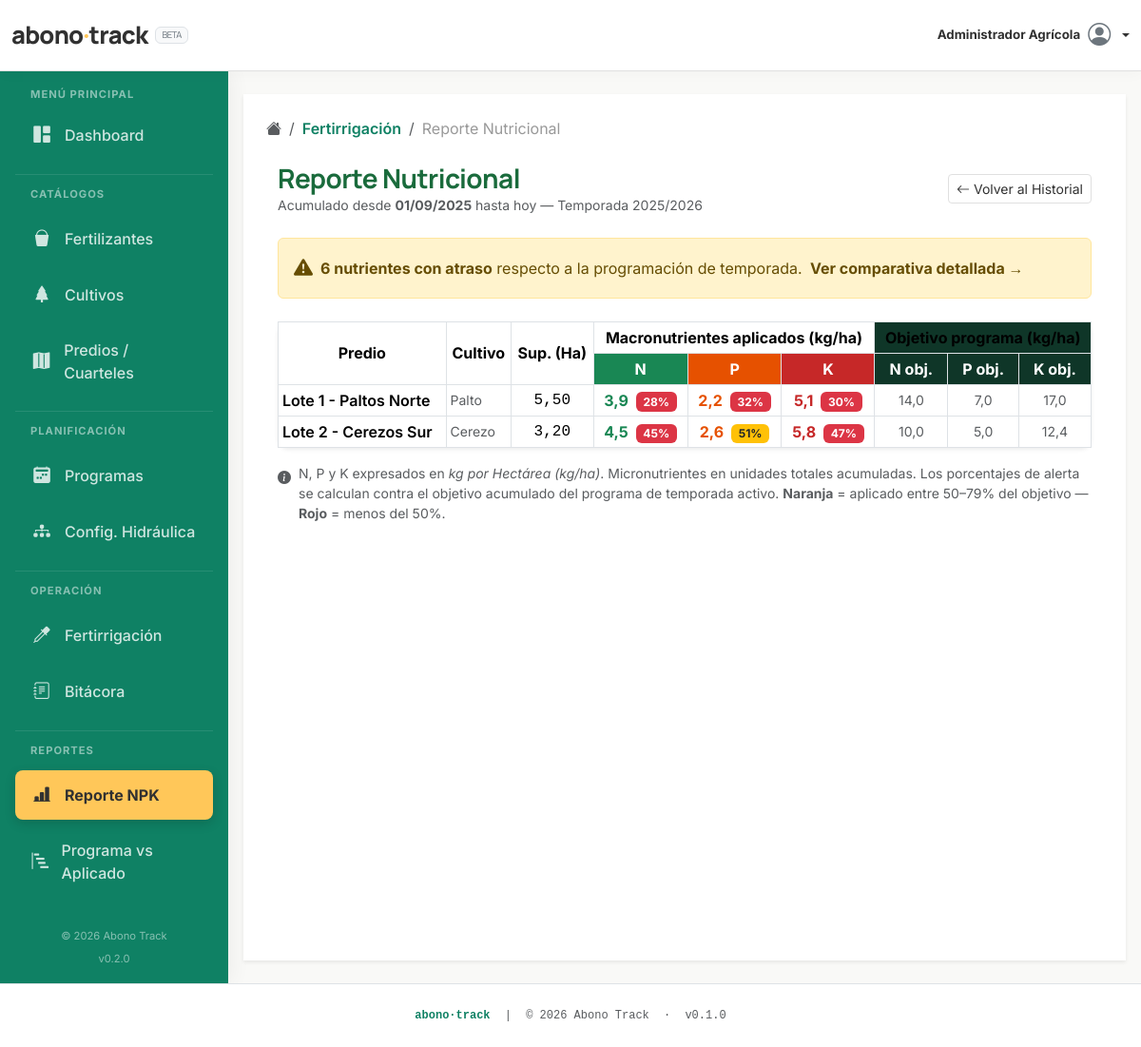
/public/fertilizacion/reporteNutricional (signed in), run on the app's committed database.
### tables this page shows
CREATE TABLE IF NOT EXISTS `predios` (
  `id` INT UNSIGNED NOT NULL AUTO_INCREMENT,
  `usuario_id` INT UNSIGNED NOT NULL,
  `cultivo_id` INT UNSIGNED DEFAULT NULL,
  `nombre` VARCHAR(150) NOT NULL,
  `tipo_superficie` ENUM('cultivo','cabezal_virtual','infraestructura') NOT NULL DEFAULT 'cultivo',
  `superficie_total` DECIMAL(10,2) UNSIGNED DEFAULT NULL COMMENT 'Hectáreas',
  `plantas_por_hectarea` INT UNSIGNED DEFAULT NULL,
  `cantidad_plantas` INT UNSIGNED DEFAULT NULL,
  `tipo_emisor` ENUM('gotero','microaspersor','cinta','pivote','surco') DEFAULT NULL,
  `caudal_lt_hora` DECIMAL(8,3) UNSIGNED DEFAULT NULL COMMENT 'L/h por planta',
  `año_plantacion` SMALLINT UNSIGNED DEFAULT NULL,
  `umbral_bajo` TINYINT UNSIGNED NOT NULL DEFAULT 75,
  `umbral_optimo_min` TINYINT UNSIGNED NOT NULL DEFAULT 90,
  `umbral_optimo_max` TINYINT UNSIGNED NOT NULL DEFAULT 110,
  `umbral_exceso` TINYINT UNSIGNED NOT NULL DEFAULT 130,
  `activo` TINYINT(1) NOT NULL DEFAULT 1,
  `created_at` TIMESTAMP NOT NULL DEFAULT CURRENT_TIMESTAMP,
  PRIMARY KEY (`id`),
  INDEX `idx_predios_usuario` (`usuario_id`),
  INDEX `idx_predios_cultivo` (`cultivo_id`),
  CONSTRAINT `fk_predios_usuario` FOREIGN KEY (`usuario_id`) REFERENCES `usuarios`(`id`) ON DELETE CASCADE,
  CONSTRAINT `fk_predios_cultivo` FOREIGN KEY (`cultivo_id`) REFERENCES `cultivos`(`id`) ON DELETE SET NULL
);

CREATE TABLE IF NOT EXISTS `cultivos` (
  `id` INT UNSIGNED NOT NULL AUTO_INCREMENT,
  `usuario_id` INT UNSIGNED NOT NULL,
  `nombre` VARCHAR(100) NOT NULL,
  `variedad` VARCHAR(100) NOT NULL DEFAULT '',
  `activo` TINYINT(1) NOT NULL DEFAULT 1,
  `created_at` TIMESTAMP NOT NULL DEFAULT CURRENT_TIMESTAMP,
  PRIMARY KEY (`id`),
  INDEX `idx_cultivos_usuario` (`usuario_id`),
  CONSTRAINT `fk_cultivos_usuario` FOREIGN KEY (`usuario_id`) REFERENCES `usuarios`(`id`) ON DELETE CASCADE
);

### app/views/fertilizacion/reporte_nutricional.php (the view, shortened to what the rows shown need)
<?php
$microKeys = [];
sort($microKeys);
$objetivos = [];
if (!empty($data['objetivos'])) {
    foreach ($data['objetivos'] as $obj) {
        $objetivos[$obj->predio_id] = $obj;
    }
}
function pct($aplicado, $objetivo) {
    return round(($aplicado / $objetivo) * 100);
}
?>
<div class="container-fluid mt-4">
    <div class="card shadow-sm border-0">
        <div class="card-body p-0">
            <div class="table-responsive">
                <table class="table table-bordered table-hover align-middle table-sm mb-0">
                    <thead style="background-color:#1a4d2e;color:white;" class="text-center">
                        <tr>
                            <th class="align-middle" rowspan="2">Predio</th>
                            <th class="align-middle" rowspan="2">Cultivo</th>
                            <th class="align-middle" rowspan="2">Sup. (Ha)</th>
                            <th colspan="3" class="border-bottom-0">Macronutrientes aplicados (kg/ha)</th>
                            <?php if (!empty($objetivos)): ?>
                            <th colspan="3" class="border-bottom-0" style="background:#0f3628;">Objetivo programa (kg/ha)</th>
                            <?php endif; ?>
                        </tr>
                        <tr>
                            <th style="background:#198754" class="text-white">N</th>
                            <th style="background:#e65100" class="text-white">P</th>
                            <th style="background:#c62828" class="text-white">K</th>
                            <?php if (!empty($objetivos)): ?>
                            <th style="background:#0f3628;" class="text-white">N obj.</th>
                            <th style="background:#0f3628;" class="text-white">P obj.</th>
                            <th style="background:#0f3628;" class="text-white">K obj.</th>
                            <?php endif; ?>
                        </tr>
                    </thead>
                    <tbody>
                        <?php if (empty($data['datos'])): ?>
                        <tr>
                            <td colspan="<?php echo 6 + (empty($objetivos) ? 0 : 3) + count($microKeys); ?>" class="text-center py-5 text-muted">
                                <i class="bi bi-inbox fs-3 d-block mb-2"></i>
                                No hay aplicaciones registradas en esta temporada.
                            </td>
                        </tr>
                        <?php else: ?>
                        <?php foreach ($data['datos'] as $row):
                            $obj = $objetivos[$row->predio_id] ?? null;
                        ?>
                        <tr>
                            <td class="fw-semibold"><?php echo htmlspecialchars($row->predio); ?></td>
                            <td class="small text-muted"><?php echo htmlspecialchars($row->cultivo ?? '—'); ?></td>
                            <td class="text-center font-monospace"><?php echo number_format($row->hectareas, 2, ',', '.'); ?></td>
                            <?php
                            $pN = $obj ? pct($row->n_ha, $obj->n_objetivo ?? null) : null;
                            ?>
                            <td class="text-center fw-bold">
                                <span style="color:#198754"><?php echo number_format($row->n_ha, 1, ',', '.'); ?></span>
                                <?php if ($pN !== null && $pN < 80): ?>
                                <span class="badge ms-1 <?php echo $pN < 50 ? 'bg-danger' : 'bg-warning text-dark'; ?>" title="<?php echo $pN; ?>% del objetivo">
                                    <?php echo $pN; ?>%
                                </span>
                                <?php endif; ?>
                            </td>
                            <?php
                            $pP = $obj ? pct($row->p_ha, $obj->p_objetivo ?? null) : null;
                            ?>
                            <td class="text-center fw-bold">
                                <span style="color:#e65100"><?php echo number_format($row->p_ha, 1, ',', '.'); ?></span>
                                <?php if ($pP !== null && $pP < 80): ?>
                                <span class="badge ms-1 <?php echo $pP < 50 ? 'bg-danger' : 'bg-warning text-dark'; ?>" title="<?php echo $pP; ?>% del objetivo">
                                    <?php echo $pP; ?>%
                                </span>
                                <?php endif; ?>
                            </td>
                            <?php
                            $pK = $obj ? pct($row->k_ha, $obj->k_objetivo ?? null) : null;
                            ?>
                            <td class="text-center fw-bold">
                                <span style="color:#c62828"><?php echo number_format($row->k_ha, 1, ',', '.'); ?></span>
                                <?php if ($pK !== null && $pK < 80): ?>
                                <span class="badge ms-1 <?php echo $pK < 50 ? 'bg-danger' : 'bg-warning text-dark'; ?>" title="<?php echo $pK; ?>% del objetivo">
                                    <?php echo $pK; ?>%
                                </span>
                                <?php endif; ?>
                            </td>
                            <?php if (!empty($objetivos)): ?>
                            <td class="text-center small text-muted"><?php echo $obj ? number_format($obj->n_objetivo ?? 0, 1, ',', '.') : '—'; ?></td>
                            <td class="text-center small text-muted"><?php echo $obj ? number_format($obj->p_objetivo ?? 0, 1, ',', '.') : '—'; ?></td>
                            <td class="text-center small text-muted"><?php echo $obj ? number_format($obj->k_objetivo ?? 0, 1, ',', '.') : '—'; ?></td>
                            <?php endif; ?>
                        </tr>
                        <?php endforeach; ?>
                        <?php endif; ?>
                    </tbody>
                </table>
            </div>
        </div>
    </div>
</div>

### data on the page
predios: nombre "Lote 1 - Paltos Norte", cultivo.nombre "Palto", superficie_total "5,50", n_ha "3,9", pN "28", p_ha "2,2", pP "32", k_ha "5,1", pK "30", n_objetivo "14,0", p_objetivo "7,0", k_objetivo "17,0"
predios: nombre "Lote 2 - Cerezos Sur", cultivo.nombre "Cerezo", superficie_total "3,20", n_ha "4,5", pN "45", p_ha "2,6", pP "51", k_ha "5,8", pK "47", n_objetivo "10,0", p_objetivo "5,0", k_objetivo "12,4"

### other printed values
SessionHelper::getUserName() "Administrador Agrícola"
$c['label'] "Fertirrigación"
$c['label'] "Reporte Nutricional"
date('d/m/Y', strtotime($data['inicio_temporada'])) "01/09/2025"
date('Y', strtotime($data['inicio_temporada'])) "2025"
$totalAlertas "6"
SITE_NAME "Abono Track"
